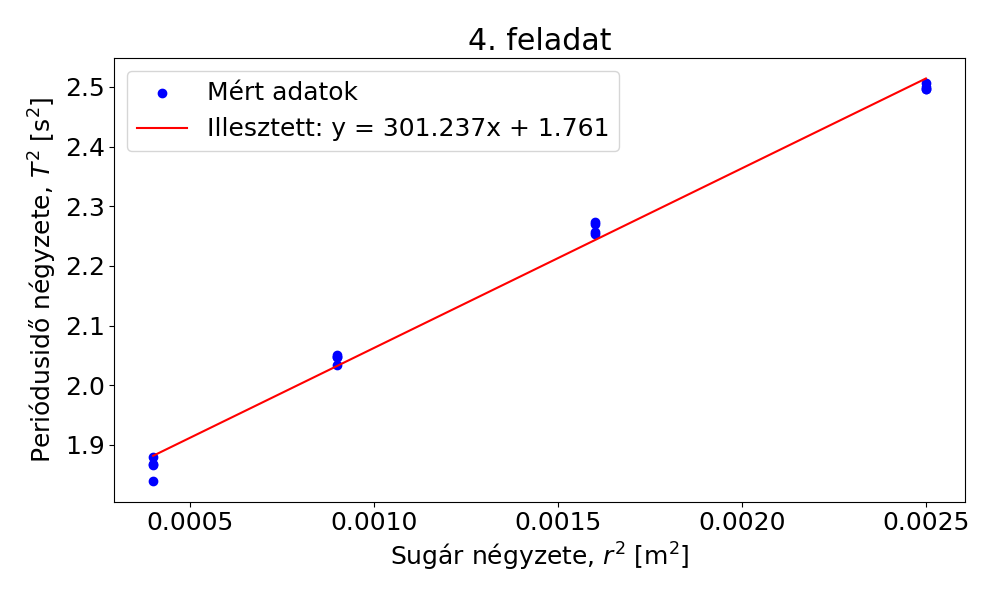

Python code for this plot:
import os
import numpy as np
import pandas as pd
import matplotlib.pyplot as plt

# Fájl elérésének beállítása
script_dir = os.path.dirname(os.path.abspath(__file__))
filename = os.path.join(script_dir, '4_feladat.csv')

try:
    # A fájl olvasása szóköz elválasztóval
    df = pd.read_csv(filename, header=None, sep=r'\s+', names=['R', 'T10'])
except:
    print(f"nem talaltam a {filename} fajlt, bocs")
    exit(1)

# X érték: Sugár négyzete (r^2)
r = df['R'].values
x = r**2

# Y érték: Periódusidő négyzete (T^2)
# A második oszlop a 10x-es periódusidő
t10 = df['T10'].values
t = t10 / 10.0
y = t**2

# Egyenes illesztése
m, c = np.polyfit(x, y, 1)

# Grafikon beállítások és rajzolás
plt.rcParams.update({'font.size': 18})

plt.figure(figsize=(10, 6))
plt.scatter(x, y, marker='o', color='b', label="Mért adatok")

# Illesztett egyenes rajzolása a min és max X értékek között a szép folytonos vonalért
x_fit = np.array([np.min(x), np.max(x)])
plt.plot(x_fit, c + m*x_fit, linestyle='-', color='r', label=f"Illesztett: y = {m:.3f}x + {c:.3f}")

plt.title("4. feladat")
plt.xlabel("Sugár négyzete, $r^2$ [m$^2$]")
plt.ylabel("Periódusidő négyzete, $T^2$ [s$^2$]")
plt.legend()
plt.tight_layout()
plt.savefig(os.path.join(script_dir, '4_feladat.png'))
plt.show()

print(f"A meredekség: {m:.5f}")
